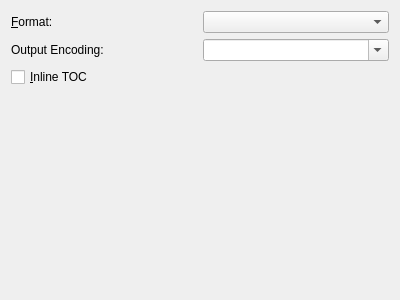
<?xml version="1.0" encoding="UTF-8"?>
<ui version="4.0">
 <class>Form</class>
 <widget class="QWidget" name="Form">
  <property name="geometry">
   <rect>
    <x>0</x>
    <y>0</y>
    <width>400</width>
    <height>300</height>
   </rect>
  </property>
  <property name="windowTitle">
   <string>Form</string>
  </property>
  <layout class="QGridLayout" name="gridLayout">
   <item row="0" column="0">
    <widget class="QLabel" name="label">
     <property name="text">
      <string>&amp;Format:</string>
     </property>
     <property name="buddy">
      <cstring>opt_format</cstring>
     </property>
    </widget>
   </item>
   <item row="0" column="1">
    <widget class="QComboBox" name="opt_format"/>
   </item>
   <item row="3" column="0">
    <spacer name="verticalSpacer">
     <property name="orientation">
      <enum>Qt::Vertical</enum>
     </property>
     <property name="sizeHint" stdset="0">
      <size>
       <width>148</width>
       <height>246</height>
      </size>
     </property>
    </spacer>
   </item>
   <item row="2" column="0">
    <widget class="QCheckBox" name="opt_inline_toc">
     <property name="text">
      <string>&amp;Inline TOC</string>
     </property>
    </widget>
   </item>
   <item row="1" column="0">
    <widget class="QLabel" name="label_2">
     <property name="text">
      <string>Output Encoding:</string>
     </property>
    </widget>
   </item>
   <item row="1" column="1">
    <widget class="EncodingComboBox" name="opt_pdb_output_encoding">
     <property name="editable">
      <bool>true</bool>
     </property>
    </widget>
   </item>
  </layout>
 </widget>
 <customwidgets>
  <customwidget>
   <class>EncodingComboBox</class>
   <extends>QComboBox</extends>
   <header>calibre/gui2/widgets.h</header>
  </customwidget>
 </customwidgets>
 <resources/>
 <connections/>
</ui>
